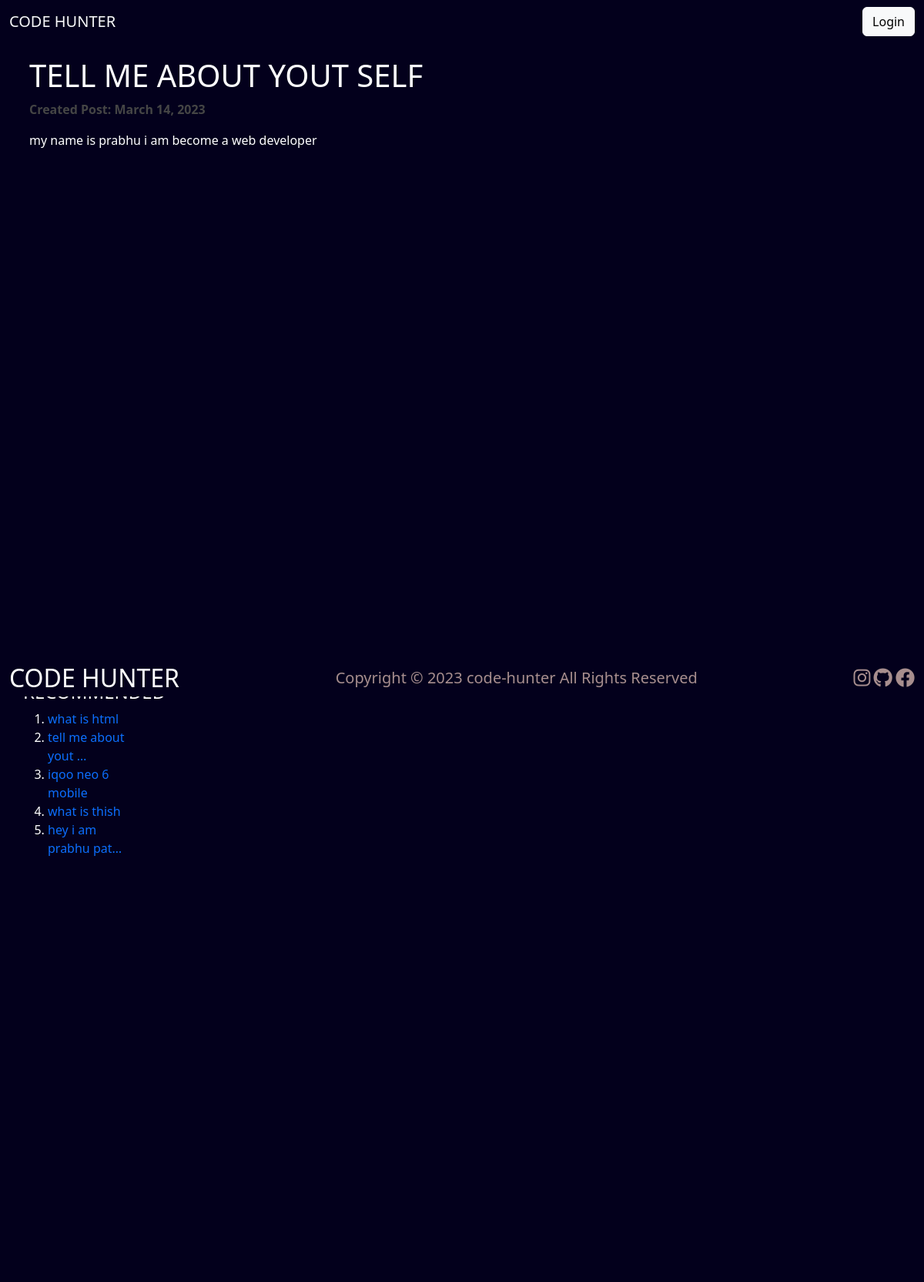
The app's page /blog-page/tell-me-about-yout-self/ with its own data.
### home/models.py (models this page shows, shortened)
class BlogModel(models.Model):
    user=models.ForeignKey(User, on_delete=models.CASCADE)
    title=models.CharField(max_length=100,blank=False)
    content=FroalaField(theme='dark')
    slug=models.SlugField(max_length=30)
    image=models.ImageField(upload_to='thumbnail',blank=False)
    create_to=models.DateField(auto_now=True)

### home/views.py (the view)
# urls.py: path('blog-page/<slug:slug>/',views.blog_page,name='blog_page'),
def blog_page(request,slug):
    data=BlogModel.objects.filter(slug=slug)
    recommanded=BlogModel.objects.all()[:5]
    context={'data':data,'r':recommanded}
    return render(request,'page.html',context)

### home/templates/page.html (shortened to what this page needs)
{% extends 'base.html' %}
{% load static %}
{% block body %}
    <div class="p-2 page d-flex flex-wrap ">
        {% for d in data %}
        <div class=" content  py-4">
            <h1>{{d.title}}</h1>
            <p class="text-light date"> created post: {{d.create_to}}</p>
            <p class="text" >{{d.content | safe}}</p>
        </div>
        {% endfor %}
        <div class="recommend_blog px-4 py-4">
            <h4>RECOMMENDED</h4>
            <ol>
                {% for d in r %}
                <li><a href="{% url 'blog_page' d.slug %}">{{d.title | truncatechars:20}}</a></li>
                {% endfor %}
            </ol>
        </div>
    </div>
 {% endblock body %}

### home/static/css/style.css (style rules this page uses)
* { background: #03001C; color: #fff; }
body { overflow-X: hidden; transition:.5s linear; }
a { text-decoration: none; }
.page { height: 100vh; }
.content { padding: 20px 50px !important; width: 80%; height: 100vh; border-right:2px solid #fff ; overflow-y: scroll; }
.content > h1 { text-transform: uppercase; }
.content .text { color: #fff !important; background: transparent; }
.date { font-weight: 700; color: rgb(69, 69, 69) !important; text-transform: capitalize; }
.recommend_blog { width: 20vw; position: fixed; right: 30px; border-left: 2px solid #fff; height: 100vh; }
@media (max-width: 1250px) { .content { width: 100vw; border: none; padding: 10px 30px !important; } }
@media (max-width: 1250px) { .recommend_blog { padding: 20px 50px !important; position: relative; } }

### records on screen
BlogModel: title "TELL ME ABOUT YOUT SELF", create_to "March 14, 2023", content "my name is prabhu i am become a web developer", title "tell me about yout …"
BlogModel: title "what is html"
BlogModel: title "iqoo neo 6 mobile"
BlogModel: title "what is thish"
BlogModel: title "hey i am prabhu pat…"
